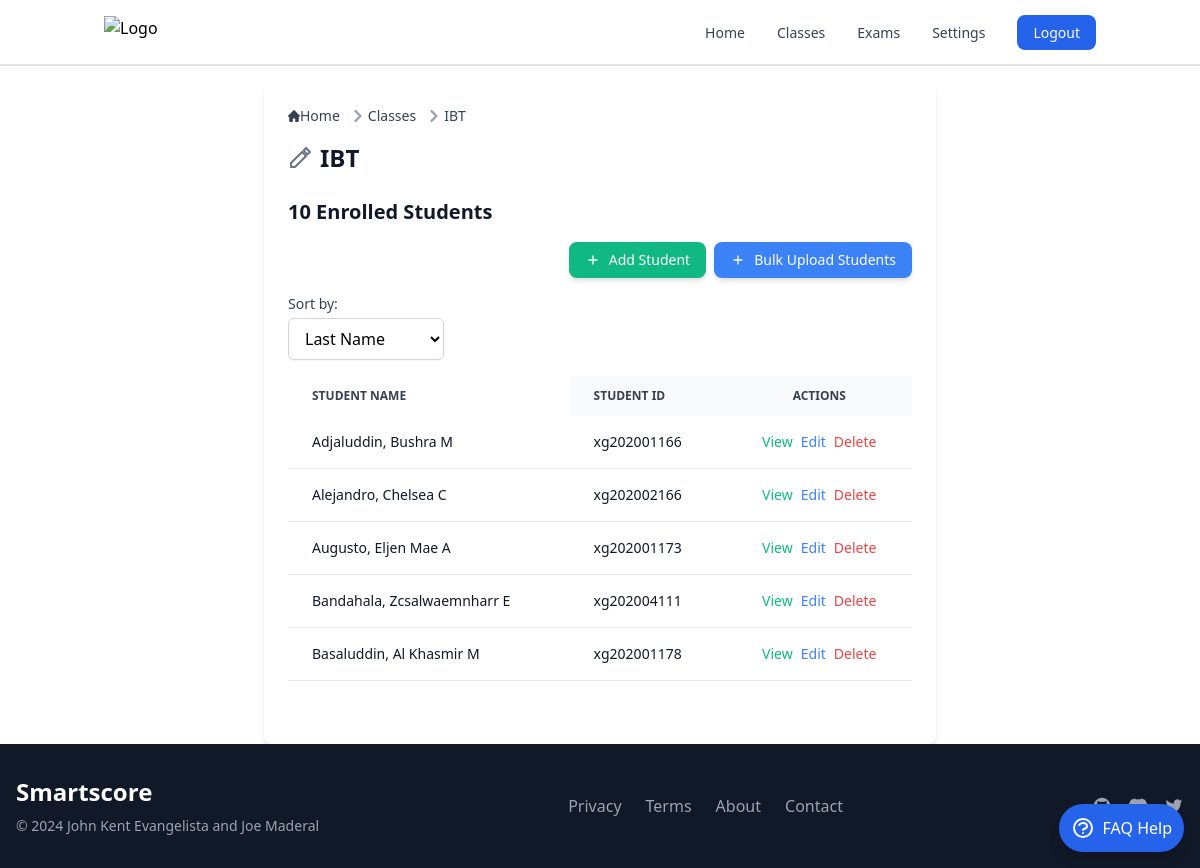
Page /classes/21/ (signed in) on the committed database.
### smartscoreapp/models.py (models this page shows, shortened)
class Class(models.Model):
    name = models.CharField(max_length=100)
    description = models.TextField(blank=True)
    user = models.ForeignKey(settings.AUTH_USER_MODEL, on_delete=models.CASCADE)

class Student(models.Model):
    first_name = models.CharField(max_length=50)
    last_name = models.CharField(max_length=50)
    middle_initial = models.CharField(max_length=1, blank=True)
    student_id = models.CharField(max_length=12, blank=True)  # Not unique
    assigned_class = models.ForeignKey(Class, on_delete=models.CASCADE, related_name='students', null=False)
    short_id = models.CharField(max_length=8, editable=False, null=True, blank=True)
    class Meta:
        unique_together = ('first_name', 'last_name', 'middle_initial', 'assigned_class', 'short_id')

### smartscoreapp/views.py (the view)
# urls.py: path('classes/<int:class_id>/', class_detail_view, name='class_detail'),
@login_required
def class_detail_view(request, class_id):
    user_instance = request.user
    class_instance = get_object_or_404(Class, id=class_id)
    if class_instance.user != user_instance:
        raise PermissionDenied("You are not authorized to view this class.")
    sort_by = request.GET.get('sort_by', 'last_name')
    students = Student.objects.filter(assigned_class=class_instance).exclude(assigned_class=None)
    if sort_by == 'first_name':
        students = students.order_by('first_name', 'last_name')
    elif sort_by == 'most_recent':
        students = students.order_by('-id')
    else:
        students = students.order_by('last_name', 'first_name')
    if request.method == 'POST':
        form = StudentForm(request.POST)
        if form.is_valid():
            student = form.save(commit=False)
            student.assigned_class = class_instance
            try:
                student.save()
                messages.success(request, 'Student added successfully!')
                return redirect('class_detail', class_id=class_id)
            except Exception as e:
                messages.error(request, f"Error saving student: {e}")
        else:
            messages.error(request, 'Please correct the errors below.')
    else:
        form = StudentForm()
    context = {
        'class': class_instance,
        'students': students,
        'form': form,
        'sort_by': sort_by,
    }
    return render(request, 'class_detail.html', context)

### smartscoreapp/forms.py (shortened to what this page needs)
class StudentForm(forms.ModelForm):
    class Meta:
        model = Student
        fields = ['first_name', 'last_name', 'middle_initial', 'student_id']
    def __init__(self, *args, **kwargs):
        class_instance = kwargs.pop('assigned_class', None)
        super(StudentForm, self).__init__(*args, **kwargs)
        if class_instance:
            self.instance.assigned_class = class_instance

### templates/classes/class_detail.html (shortened to what this page needs)
{% extends "base.html" %}
{% load static %}
{% block content %}
<div class="max-w-2xl mx-auto p-6 bg-white shadow-md rounded-lg">
<nav class="flex mb-4" aria-label="Breadcrumb">
  <ol class="inline-flex items-center space-x-1 md:space-x-2 rtl:space-x-reverse">
    <li class="inline-flex items-center">
      <a href="{% url 'index' %}" class="inline-flex items-center text-sm font-medium text-gray-700 hover:text-blue-600 dark:text-gray-400 dark:hover:text-white">
        Home
      </a>
    </li>
    <li class="flex items-center">
      <svg class="rtl:rotate-180 w-3 h-3 text-gray-400 mx-1" aria-hidden="true" xmlns="http://www.w3.org/2000/svg" fill="none" viewBox="0 0 6 10">
        <path stroke="currentColor" stroke-linecap="round" stroke-linejoin="round" stroke-width="2" d="m1 9 4-4-4-4"/>
      </svg>
      <a href="{% url 'classes' %}" class="text-sm font-medium text-gray-700 hover:text-blue-600 dark:text-gray-400 dark:hover:text-white">Classes</a>
    </li>
    <li class="flex items-center">
      <svg class="rtl:rotate-180 w-3 h-3 text-gray-400 mx-1" aria-hidden="true" xmlns="http://www.w3.org/2000/svg" fill="none" viewBox="0 0 6 10">
        <path stroke="currentColor" stroke-linecap="round" stroke-linejoin="round" stroke-width="2" d="m1 9 4-4-4-4"/>
      </svg>
      <span class="text-sm font-medium text-gray-700 dark:text-gray-400">{{ class.name }}</span>
    </li>
  </ol>
</nav>
<div class="mb-6 flex items-center">
  <h1 class="text-2xl font-semibold text-gray-900 dark:text-white cursor-pointer" onclick="openUpdateClassModal()">{{ class.name }}</h1>
</div>
<h2 class="text-xl font-semibold text-gray-900 dark:text-white mb-4">
  {{ students.count }} Enrolled Students
</h2>
<div class="mb-4 flex space-x-2 justify-end">
  <button
    data-modal-target="add-student-modal-{{ class.id }}"
    data-modal-toggle="add-student-modal-{{ class.id }}"
    class="flex items-center text-sm text-white bg-green-500 hover:bg-green-600 px-4 py-2 rounded-lg shadow-md transition duration-200 transform hover:scale-105 focus:outline-none focus:ring-2 focus:ring-green-300 focus:ring-opacity-50">
    <svg class="w-4 h-4 mr-2" fill="none" stroke="currentColor" viewBox="0 0 24 24" xmlns="http://www.w3.org/2000/svg">
      <path stroke-linecap="round" stroke-linejoin="round" stroke-width="2" d="M12 6v6m0 0v6m0-6h6m-6 0H6"></path>
    </svg>
    Add Student
  </button>
  <button class="flex items-center text-sm text-white bg-blue-500 hover:bg-blue-600 px-4 py-2 rounded-lg shadow-md transition duration-200 transform hover:scale-105 focus:outline-none focus:ring-2 focus:ring-blue-300 focus:ring-opacity-50" onclick="openBulkUploadModal()">
    <svg class="w-4 h-4 mr-2" fill="none" stroke="currentColor" viewBox="0 0 24 24" xmlns="http://www.w3.org/2000/svg">
      <path stroke-linecap="round" stroke-linejoin="round" stroke-width="2" d="M12 6v6m0 0v6m0-6h6m-6 0H6"></path>
    </svg>
    Bulk Upload Students
  </button>
</div>
<div class="mb-4">
  <label for="sort-by" class="block text-sm font-medium text-gray-700 dark:text-gray-300">Sort by:</label>
  <select id="sort-by" name="sort_by" class="mt-1 block w-1/4 px-3 py-2 border border-gray-300 bg-white dark:bg-gray-700 dark:border-gray-600 rounded-md shadow-sm focus:outline-none focus:ring-blue-500 focus:border-blue-500 dark:text-gray-300"
    onchange="location = this.value;">
    <option value="?sort_by=last_name" {% if sort_by == 'last_name' %}selected{% endif %}>Last Name</option>
  </select>
</div>
<div class="relative overflow-x-auto max-h-80 mb-6">
  <table class="min-w-full text-sm text-left text-gray-500 dark:text-gray-400">
    <thead class="text-xs text-gray-700 uppercase bg-gray-50 dark:bg-gray-700 dark:text-gray-400">
      <tr>
        <th scope="col" class="px-6 py-3 sticky left-0 bg-white dark:bg-gray-800 z-10">
          Student Name
        </th>
        <th scope="col" class="px-6 py-3">Student ID</th>
        <th scope="col" class="px-6 py-3 text-center">Actions</th>
      </tr>
    </thead>
    <tbody>
      {% for student in students %}
      <tr class="bg-white border-b dark:bg-gray-800 dark:border-gray-700">
        <td class="px-6 py-4 font-medium text-gray-900 dark:text-white sticky left-0 bg-white dark:bg-gray-800">
            {{ student.last_name }}, {{ student.first_name }} {{ student.middle_initial }}
        </td>
        <td class="px-6 py-4 text-gray-900 dark:text-white">{{ student.student_id }}</td>
        <td class="px-6 py-4 text-center flex justify-center space-x-2">
            <a href="{% url 'student_test_papers' student.id %}" class="text-green-500 hover:text-green-600 dark:text-green-400 dark:hover:text-green-500">View</a>
            <button class="text-blue-500 hover:text-blue-600 dark:text-blue-400 dark:hover:text-blue-500"
    onclick="openEditModal('{{ student.student_id }}', '{{ student.first_name }}', '{{ student.middle_initial }}', '{{ student.last_name }}', '{{ class.id }}')">Edit</button>
<button
    type="button"
    onclick="openDeleteModal('{{ student.student_id }}', '{{ student.first_name }} {{ student.last_name }}', '{{ class.id }}')"
    class="text-red-500 hover:text-red-600">
    Delete
</button>
        </td>
    </tr>
      {% empty %}
        <tr class="bg-white border-b dark:bg-gray-800 dark:border-gray-700">
          <td colspan="3" class="px-6 py-4 text-center text-gray-500 dark:text-gray-400">No students enrolled yet.</td>
        </tr>
      {% endfor %}
    </tbody>
  </table>
</div>
</div>
</div>
{% endblock %}

### rows in the picture
Class: name "IBT"
Student: last_name "Adjaluddin", first_name "Bushra", middle_initial "M", student_id "xg202001166"
Student: last_name "Alejandro", first_name "Chelsea", middle_initial "C", student_id "xg202002166"
Student: last_name "Augusto", first_name "Eljen Mae", middle_initial "A", student_id "xg202001173"
Student: last_name "Bandahala", first_name "Zcsalwaemnharr", middle_initial "E", student_id "xg202004111"
Student: last_name "Basaluddin", first_name "Al Khasmir", middle_initial "M", student_id "xg202001178"

### other values in the picture
{{ students.count }} "10"
